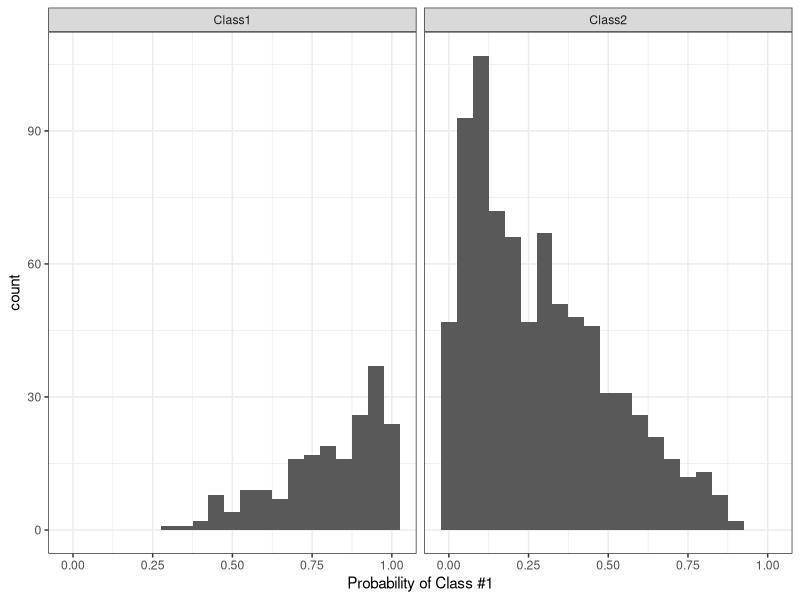

The R source for this figure: (Note: this script raises an error after producing the figure.)
## ---- chunk 1
library(caret)
theme_set(theme_bw())
library(knitr)
opts_chunk$set(digits = 3, tidy = FALSE, fig.path = 'performance/')
library(pROC)
## ---- chunk 2
library(mlbench)
data(BostonHousing)

set.seed(280)
bh_index <- createDataPartition(BostonHousing$medv, p = .75, list = FALSE)
bh_tr <- BostonHousing[ bh_index, ]
bh_te <- BostonHousing[-bh_index, ]

set.seed(7279)
lm_fit <- train(medv ~ . + rm:lstat,
                data = bh_tr, 
                method = "lm")
bh_pred <- predict(lm_fit, bh_te)

lm_fit
postResample(pred = bh_pred, obs = bh_te$medv)
## ---- chunk 3
set.seed(144)
true_class <- factor(sample(paste0("Class", 1:2), 
                            size = 1000,
                            prob = c(.2, .8), replace = TRUE))
true_class <- sort(true_class)
class1_probs <- rbeta(sum(true_class == "Class1"), 4, 1)
class2_probs <- rbeta(sum(true_class == "Class2"), 1, 2.5)
test_set <- data.frame(obs = true_class,
                       Class1 = c(class1_probs, class2_probs))
test_set$Class2 <- 1 - test_set$Class1
test_set$pred <- factor(ifelse(test_set$Class1 >= .5, "Class1", "Class2"))
## ---- chunk 4
ggplot(test_set, aes(x = Class1)) + 
  geom_histogram(binwidth = .05) + 
  facet_wrap(~obs) + 
  xlab("Probability of Class #1")
## ---- chunk 5
confusionMatrix(data = test_set$pred, reference = test_set$obs)
## ---- chunk 6
include_graphics('premade/cm.jpg', dpi = 96)
## ---- chunk 7
confusionMatrix(data = test_set$pred, reference = test_set$obs, mode = "prec_recall")
## ---- chunk 8
postResample(pred = test_set$pred, obs = test_set$obs)
## ---- chunk 9
twoClassSummary(test_set, lev = levels(test_set$obs))
## ---- chunk 10
prSummary(test_set, lev = levels(test_set$obs))
## ---- chunk 11
mnLogLoss(test_set, lev = levels(test_set$obs))
## ---- chunk 12
set.seed(2)
lift_training <- twoClassSim(1000)
lift_testing  <- twoClassSim(1000)

ctrl <- trainControl(method = "cv", classProbs = TRUE,
                     summaryFunction = twoClassSummary)

set.seed(1045)
fda_lift <- train(Class ~ ., data = lift_training,
                  method = "fda", metric = "ROC",
                  tuneLength = 20,
                  trControl = ctrl)
set.seed(1045)
lda_lift <- train(Class ~ ., data = lift_training,
                  method = "lda", metric = "ROC",
                  trControl = ctrl)

set.seed(1045)
c5_lift <- train(Class ~ ., data = lift_training,
                 method = "C5.0", metric = "ROC",
                 tuneLength = 10,
                 trControl = ctrl,
                 control = C5.0Control(earlyStopping = FALSE))

## Generate the test set results
lift_results <- data.frame(Class = lift_testing$Class)
lift_results$FDA <- predict(fda_lift, lift_testing, type = "prob")[,"Class1"]
lift_results$LDA <- predict(lda_lift, lift_testing, type = "prob")[,"Class1"]
lift_results$C5.0 <- predict(c5_lift, lift_testing, type = "prob")[,"Class1"]
head(lift_results)
## ---- chunk 13
trellis.par.set(caretTheme())
lift_obj <- lift(Class ~ FDA + LDA + C5.0, data = lift_results)
plot(lift_obj, values = 60, auto.key = list(columns = 3,
                                            lines = TRUE,
                                            points = FALSE))
## ---- chunk 14
trellis.par.set(caretTheme())
cal_obj <- calibration(Class ~ FDA + LDA + C5.0,
                       data = lift_results,
                       cuts = 13)
plot(cal_obj, type = "l", auto.key = list(columns = 3,
                                          lines = TRUE,
                                          points = FALSE))
## ---- chunk 15
ggplot(cal_obj)
